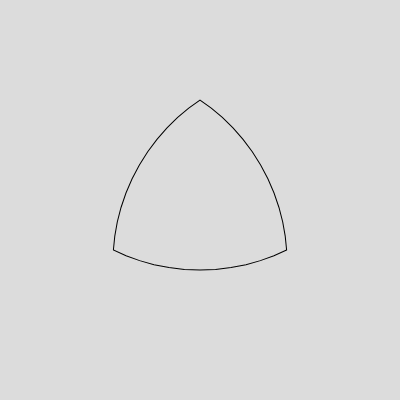
Frame 1 (no input)
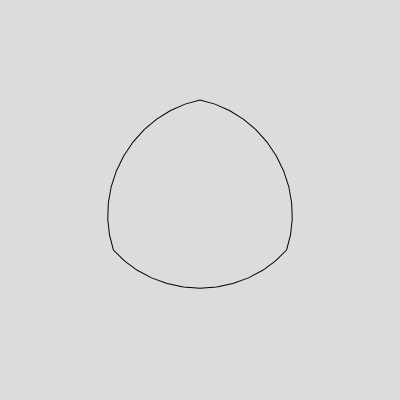
Frame 60 (no input)
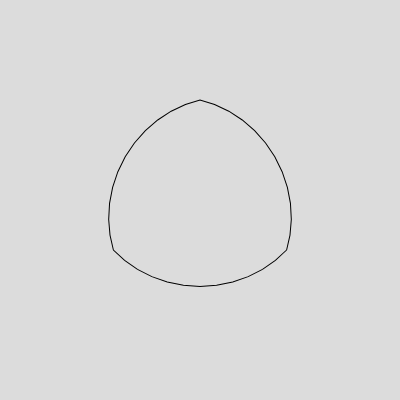
Frame 120 (the mouse pressed at the canvas centre since frame 60)

The p5.js sketch that drew these frames (run headless with seeded random() and noise() and a simulated clock; from frame 60 on, the mouse is pressed at the canvas centre):

// p5.js sketch
// ── sketch.js
let cirPath = [];
let triPath = [];

let spacing = 10;

let theta = 0;

function polarToCartesian(r, angle) {
    return createVector(r * cos(angle), r * sin(angle));
}

function setup() {
    createCanvas(400, 400);
    angleMode(DEGREES);
    let radius = 100; 
    
    let astart = 0;
    let aend = 120;
    let start = polarToCartesian(radius,astart);
    let end =   polarToCartesian(radius,aend);
    for (let a = astart; a < 360; a+=spacing) {
        cirPath.push(polarToCartesian(radius,a));

        let amt = (a%120) / (aend - astart);
        triPath.push(p5.Vector.lerp(start, end, amt));

        if ((a+spacing) % 120 === 0) {
            astart += 120;
            aend += 120;
            start = polarToCartesian(radius,astart);
            end =   polarToCartesian(radius,aend);
        }
    }
}

function draw() {
    background(220);
    translate(width/2, height/2);
    rotate(30);
    stroke(0);
    noFill();

    let amt = map(sin(theta),-1,1,0.2,1);
    theta += 5;

    beginShape();
    for (let i in cirPath) {
        let cv = cirPath[i];
        let tv = triPath[i];
        
        let x = lerp (cv.x, tv.x, amt);
        let y = lerp (cv.y, tv.y, amt);
        vertex(x, y);
    }
    endShape(CLOSE);

    // beginShape();
    // for (let v of cirPath) {
    //     vertex(v.x, v.y);
    // }
    // endShape(CLOSE);

    // beginShape();
    // for (let v of triPath) {
    //     vertex(v.x, v.y);
    // }
    // endShape(CLOSE);
}
